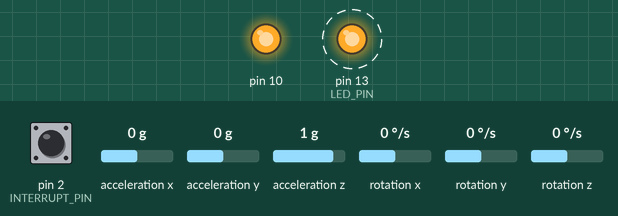
This sketch was run on a simulated Teensy 4. Shown: output pins drawn as LEDs (lit = HIGH). Dashed ring = blinking. The test bench sets the inputs (shaded band); at power-on: pin 2 (INTERRUPT_PIN) LOW, acceleration x 0 g, acceleration y 0 g, acceleration z 1 g, rotation x 0 °/s, rotation y 0 °/s, rotation z 0 °/s. The sensor or clock chip raises its interrupt line as the real part does; what the sketch prints to the serial monitor is not drawn.

Above: at 0.56 s.
Timing chart, 0 to 3.5 s (numbered marks = the images above):
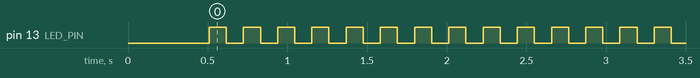

The sketch:

doesmpustillwork.ino
```cpp
// I2C device class (I2Cdev) demonstration Arduino sketch for MPU6050 class using DMP (MotionApps v2.0)
// 6/21/2012 by Jeff Rowberg <jeff@rowberg.net>
// Updates should (hopefully) always be available at https://github.com/jrowberg/i2cdevlib
//
// Changelog:
//      2019-07-08 - Added Auto Calibration and offset generator
//		   - and altered FIFO retrieval sequence to avoid using blocking code
//      2016-04-18 - Eliminated a potential infinite loop
//      2013-05-08 - added seamless Fastwire support
//                 - added note about gyro calibration
//      2012-06-21 - added note about Arduino 1.0.1 + Leonardo compatibility error
//      2012-06-20 - improved FIFO overflow handling and simplified read process
//      2012-06-19 - completely rearranged DMP initialization code and simplification
//      2012-06-13 - pull gyro and accel data from FIFO packet instead of reading directly
//      2012-06-09 - fix broken FIFO read sequence and change interrupt detection to RISING
//      2012-06-05 - add gravity-compensated initial reference frame acceleration output
//                 - add 3D math helper file to DMP6 example sketch
//                 - add Euler output and Yaw/Pitch/Roll output formats
//      2012-06-04 - remove accel offset clearing for better results (thanks Sungon Lee)
//      2012-06-01 - fixed gyro sensitivity to be 2000 deg/sec instead of 250
//      2012-05-30 - basic DMP initialization working

/* ============================================
I2Cdev device library code is placed under the MIT license
Copyright (c) 2012 Jeff Rowberg

Permission is hereby granted, free of charge, to any person obtaining a copy
of this software and associated documentation files (the "Software"), to deal
in the Software without restriction, including without limitation the rights
to use, copy, modify, merge, publish, distribute, sublicense, and/or sell
copies of the Software, and to permit persons to whom the Software is
furnished to do so, subject to the following conditions:

The above copyright notice and this permission notice shall be included in
all copies or substantial portions of the Software.

THE SOFTWARE IS PROVIDED "AS IS", WITHOUT WARRANTY OF ANY KIND, EXPRESS OR
IMPLIED, INCLUDING BUT NOT LIMITED TO THE WARRANTIES OF MERCHANTABILITY,
FITNESS FOR A PARTICULAR PURPOSE AND NONINFRINGEMENT. IN NO EVENT SHALL THE
AUTHORS OR COPYRIGHT HOLDERS BE LIABLE FOR ANY CLAIM, DAMAGES OR OTHER
LIABILITY, WHETHER IN AN ACTION OF CONTRACT, TORT OR OTHERWISE, ARISING FROM,
OUT OF OR IN CONNECTION WITH THE SOFTWARE OR THE USE OR OTHER DEALINGS IN
THE SOFTWARE.
===============================================
*/

// I2Cdev and MPU6050 must be installed as libraries, or else the .cpp/.h files
// for both classes must be in the include path of your project
#include "I2Cdev.h"

#include "MPU6050_6Axis_MotionApps20.h"
//#include "MPU6050.h" // not necessary if using MotionApps include file

// Arduino Wire library is required if I2Cdev I2CDEV_ARDUINO_WIRE implementation
// is used in I2Cdev.h
#if I2CDEV_IMPLEMENTATION == I2CDEV_ARDUINO_WIRE
    #include "Wire.h"
#endif

// class default I2C address is 0x68
// specific I2C addresses may be passed as a parameter here
// AD0 low = 0x68 (default for SparkFun breakout and InvenSense evaluation board)
// AD0 high = 0x69
MPU6050 mpu;
//MPU6050 mpu(0x69); // <-- use for AD0 high

/* =========================================================================
   NOTE: In addition to connection 3.3v, GND, SDA, and SCL, this sketch
   depends on the MPU-6050's INT pin being connected to the Arduino's
   external interrupt #0 pin. On the Arduino Uno and Mega 2560, this is
   digital I/O pin 2.
 * ========================================================================= */

/* =========================================================================
   NOTE: Arduino v1.0.1 with the Leonardo board generates a compile error
   when using Serial.write(buf, len). The Teapot output uses this method.
   The solution requires a modification to the Arduino USBAPI.h file, which
   is fortunately simple, but annoying. This will be fixed in the next IDE
   release. For more info, see these links:

   http://arduino.cc/forum/index.php/topic,109987.0.html
   http://code.google.com/p/arduino/issues/detail?id=958
 * ========================================================================= */


// uncomment "OUTPUT_READABLE_QUATERNION" if you want to see the actual
// quaternion components in a [w, x, y, z] format (not best for parsing
// on a remote host such as Processing or something though)
#define OUTPUT_READABLE_QUATERNION

// uncomment "OUTPUT_READABLE_EULER" if you want to see Euler angles
// (in degrees) calculated from the quaternions coming from the FIFO.
// Note that Euler angles suffer from gimbal lock (for more info, see
// http://en.wikipedia.org/wiki/Gimbal_lock)
//#define OUTPUT_READABLE_EULER

// uncomment "OUTPUT_READABLE_YAWPITCHROLL" if you want to see the yaw/
// pitch/roll angles (in degrees) calculated from the quaternions coming
// from the FIFO. Note this also requires gravity vector calculations.
// Also note that yaw/pitch/roll angles suffer from gimbal lock (for
// more info, see: http://en.wikipedia.org/wiki/Gimbal_lock)
//#define OUTPUT_READABLE_YAWPITCHROLL

// uncomment "OUTPUT_READABLE_REALACCEL" if you want to see acceleration
// components with gravity removed. This acceleration reference frame is
// not compensated for orientation, so +X is always +X according to the
// sensor, just without the effects of gravity. If you want acceleration
// compensated for orientation, us OUTPUT_READABLE_WORLDACCEL instead.
//#define OUTPUT_READABLE_REALACCEL

// uncomment "OUTPUT_READABLE_WORLDACCEL" if you want to see acceleration
// components with gravity removed and adjusted for the world frame of
// reference (yaw is relative to initial orientation, since no magnetometer
// is present in this case). Could be quite handy in some cases.
//#define OUTPUT_READABLE_WORLDACCEL

// uncomment "OUTPUT_TEAPOT" if you want output that matches the
// format used for the InvenSense teapot demo
//#define OUTPUT_TEAPOT


#define INTERRUPT_PIN 2  // use pin 2 on Arduino Uno & most boards
#define LED_PIN 13 // (Arduino is 13, Teensy is 11, Teensy++ is 6)
bool blinkState = false;

// MPU control/status vars
bool dmpReady = false;  // set true if DMP init was successful
uint8_t mpuIntStatus;   // holds actual interrupt status byte from MPU
uint8_t devStatus;      // return status after each device operation (0 = success, !0 = error)
uint16_t packetSize;    // expected DMP packet size (default is 42 bytes)
uint16_t fifoCount;     // count of all bytes currently in FIFO
uint8_t fifoBuffer[64]; // FIFO storage buffer

// orientation/motion vars
Quaternion q;           // [w, x, y, z]         quaternion container
VectorInt16 aa;         // [x, y, z]            accel sensor measurements
VectorInt16 aaReal;     // [x, y, z]            gravity-free accel sensor measurements
VectorInt16 aaWorld;    // [x, y, z]            world-frame accel sensor measurements
VectorFloat gravity;    // [x, y, z]            gravity vector
float euler[3];         // [psi, theta, phi]    Euler angle container
float ypr[3];           // [yaw, pitch, roll]   yaw/pitch/roll container and gravity vector

// packet structure for InvenSense teapot demo
uint8_t teapotPacket[14] = { '$', 0x02, 0,0, 0,0, 0,0, 0,0, 0x00, 0x00, '\r', '\n' };


// ================================================================
// ===               INTERRUPT DETECTION ROUTINE                ===
// ================================================================

volatile bool mpuInterrupt = false;     // indicates whether MPU interrupt pin has gone high
void dmpDataReady() {
    mpuInterrupt = true;
}


// ================================================================
// ===                      INITIAL SETUP                       ===
// ================================================================

void setup() {
    // join I2C bus (I2Cdev library doesn't do this automatically)
    #if I2CDEV_IMPLEMENTATION == I2CDEV_ARDUINO_WIRE
        Wire.begin();
        Wire.setClock(400000); // 400kHz I2C clock. Comment this line if having compilation difficulties
    #elif I2CDEV_IMPLEMENTATION == I2CDEV_BUILTIN_FASTWIRE
        Fastwire::setup(400, true);
    #endif

    // initialize serial communication
    // (115200 chosen because it is required for Teapot Demo output, but it's
    // really up to you depending on your project)
    Serial.begin(115200);Serial3.begin(9600);
    while (!Serial); // wait for Leonardo enumeration, others continue immediately

    // NOTE: 8MHz or slower host processors, like the Teensy @ 3.3V or Arduino
    // Pro Mini running at 3.3V, cannot handle this baud rate reliably due to
    // the baud timing being too misaligned with processor ticks. You must use
    // 38400 or slower in these cases, or use some kind of external separate
    // crystal solution for the UART timer.

    // initialize device
    Serial.println(F("Initializing I2C devices..."));
    mpu.initialize();
    pinMode(INTERRUPT_PIN, INPUT);

    // verify connection
    Serial.println(F("Testing device connections..."));
    Serial.println(mpu.testConnection() ? F("MPU6050 connection successful") : F("MPU6050 connection failed"));

    // wait for ready
    Serial.println(F("\nSend any character to begin DMP programming and demo: "));
    //while (Serial.available() && Serial.read()); // empty buffer
    //while (!Serial.available());                 // wait for data
    //while (Serial.available() && Serial.read()); // empty buffer again
    pinMode(10,OUTPUT);
    // load and configure the DMP
    Serial.println(F("Initializing DMP..."));
    devStatus = mpu.dmpInitialize();

    // supply your own gyro offsets here, scaled for min sensitivity
    mpu.setXGyroOffset(220);
    mpu.setYGyroOffset(76);
    mpu.setZGyroOffset(-85);
    mpu.setZAccelOffset(1788); // 1688 factory default for my test chip

    // make sure it worked (returns 0 if so)
    if (devStatus == 0) {
        // Calibration Time: generate offsets and calibrate our MPU6050
        mpu.CalibrateAccel(6);
        mpu.CalibrateGyro(6);
        mpu.PrintActiveOffsets();
        // turn on the DMP, now that it's ready
        Serial.println(F("Enabling DMP..."));
        mpu.setDMPEnabled(true);

        // enable Arduino interrupt detection
        Serial.print(F("Enabling interrupt detection (Arduino external interrupt "));
        Serial.print(digitalPinToInterrupt(INTERRUPT_PIN));
        Serial.println(F(")..."));
        attachInterrupt(digitalPinToInterrupt(INTERRUPT_PIN), dmpDataReady, RISING);
        mpuIntStatus = mpu.getIntStatus();

        // set our DMP Ready flag so the main loop() function knows it's okay to use it
        Serial.println(F("DMP ready! Waiting for first interrupt..."));
        dmpReady = true;

        // get expected DMP packet size for later comparison
        packetSize = mpu.dmpGetFIFOPacketSize();
    } else {
        // ERROR!
        // 1 = initial memory load failed
        // 2 = DMP configuration updates failed
        // (if it's going to break, usually the code will be 1)
        Serial.print(F("DMP Initialization failed (code "));
        Serial.print(devStatus);
        Serial.println(F(")"));
    }

    // configure LED for output
    pinMode(LED_PIN, OUTPUT);
}


// ================================================================
// ===                    MAIN PROGRAM LOOP                     ===
// ================================================================

void loop() {
    digitalWrite(10,HIGH);
    // if programming failed, don't try to do anything
    if (!dmpReady) return;
    // read a packet from FIFO
    if (mpu.dmpGetCurrentFIFOPacket(fifoBuffer)) { // Get the Latest packet
        #ifdef OUTPUT_READABLE_QUATERNION
            // display quaternion values in easy matrix form: w x y z
            mpu.dmpGetQuaternion(&q, fifoBuffer);
            Serial.print("quat\t");
            Serial.print(q.w);
            Serial.print("\t");
            Serial.print(q.x);
            Serial.print("\t");
            Serial.print(q.y);
            Serial.print("\t");
            Serial.println(q.z);
            String s = String(q.w)+"!"+String(q.x)+"@"+String(q.w)+"#"+String(q.w);
            char mystr[40];
            s.toCharArray(mystr,40);
            Serial3.write(mystr,40);
        #endif

        #ifdef OUTPUT_READABLE_EULER
            // display Euler angles in degrees
            mpu.dmpGetQuaternion(&q, fifoBuffer);
            mpu.dmpGetEuler(euler, &q);
            Serial.print("euler\t");
            Serial.print(euler[0] * 180/M_PI);
            Serial.print("\t");
            Serial.print(euler[1] * 180/M_PI);
            Serial.print("\t");
            Serial.println(euler[2] * 180/M_PI);
        #endif

        #ifdef OUTPUT_READABLE_YAWPITCHROLL
            // display Euler angles in degrees
            mpu.dmpGetQuaternion(&q, fifoBuffer);
            mpu.dmpGetGravity(&gravity, &q);
            mpu.dmpGetYawPitchRoll(ypr, &q, &gravity);
            Serial.print("ypr\t");
            Serial.print(ypr[0] * 180/M_PI);
            Serial.print("\t");
            Serial.print(ypr[1] * 180/M_PI);
            Serial.print("\t");
            Serial.println(ypr[2] * 180/M_PI);
        #endif

        #ifdef OUTPUT_READABLE_REALACCEL
            // display real acceleration, adjusted to remove gravity
            mpu.dmpGetQuaternion(&q, fifoBuffer);
            mpu.dmpGetAccel(&aa, fifoBuffer);
            mpu.dmpGetGravity(&gravity, &q);
            mpu.dmpGetLinearAccel(&aaReal, &aa, &gravity);
            Serial.print("areal\t");
            Serial.print(aaReal.x);
            Serial.print("\t");
            Serial.print(aaReal.y);
            Serial.print("\t");
            Serial.println(aaReal.z);
        #endif

        #ifdef OUTPUT_READABLE_WORLDACCEL
            // display initial world-frame acceleration, adjusted to remove gravity
            // and rotated based on known orientation from quaternion
            mpu.dmpGetQuaternion(&q, fifoBuffer);
            mpu.dmpGetAccel(&aa, fifoBuffer);
            mpu.dmpGetGravity(&gravity, &q);
            mpu.dmpGetLinearAccel(&aaReal, &aa, &gravity);
            mpu.dmpGetLinearAccelInWorld(&aaWorld, &aaReal, &q);
            Serial.print("aworld\t");
            Serial.print(aaWorld.x);
            Serial.print("\t");
            Serial.print(aaWorld.y);
            Serial.print("\t");
            Serial.println(aaWorld.z);
        #endif

        #ifdef OUTPUT_TEAPOT
            // display quaternion values in InvenSense Teapot demo format:
            teapotPacket[2] = fifoBuffer[0];
            teapotPacket[3] = fifoBuffer[1];
            teapotPacket[4] = fifoBuffer[4];
            teapotPacket[5] = fifoBuffer[5];
            teapotPacket[6] = fifoBuffer[8];
            teapotPacket[7] = fifoBuffer[9];
            teapotPacket[8] = fifoBuffer[12];
            teapotPacket[9] = fifoBuffer[13];
            Serial.write(teapotPacket, 14);
            teapotPacket[11]++; // packetCount, loops at 0xFF on purpose
        #endif

        // blink LED to indicate activity
        blinkState = !blinkState;
        digitalWrite(LED_PIN, blinkState);
    }
    delay(100);
}
```

Measured:
- by itself, pin 13 (LED_PIN): alternates HIGH for 0.11 s and LOW for 0.11 s
